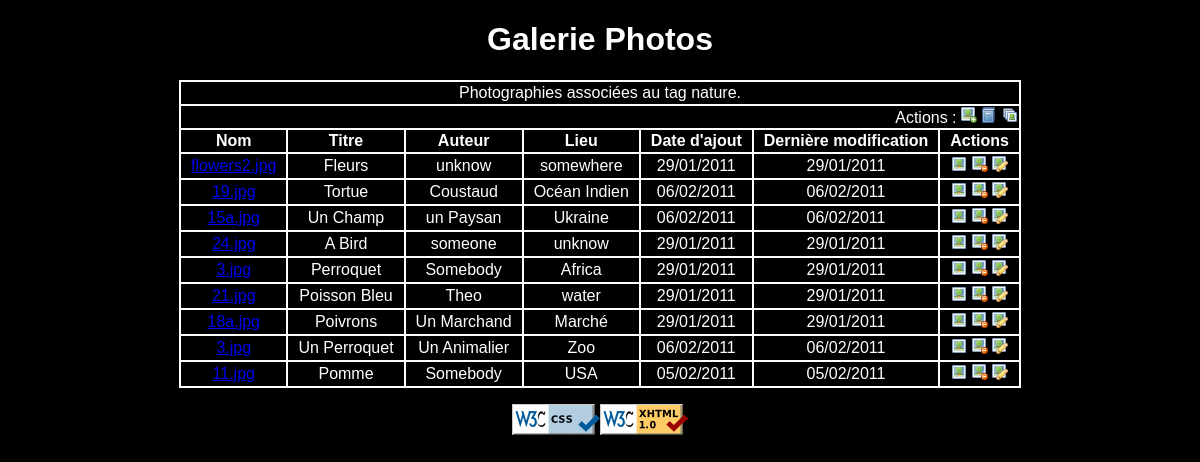
Screenshot of /index.php?tag=6 with the database file from the repository.
### tables this page shows
CREATE TABLE IF NOT EXISTS `gd_tags` (
  `id` int(11) NOT NULL AUTO_INCREMENT,
  `tag` varchar(50) NOT NULL,
  PRIMARY KEY (`id`),
  KEY `tag` (`tag`)
);

CREATE TABLE IF NOT EXISTS `gd_photos` (
  `id` int(11) NOT NULL AUTO_INCREMENT,
  `chemin_photo` text NOT NULL,
  `chemin_thumbnail` text NOT NULL,
  `nom` text NOT NULL,
  `titre_photo` varchar(100) NOT NULL,
  `auteur` varchar(50) NOT NULL,
  `lieu` varchar(100) NOT NULL,
  `date_up` date NOT NULL,
  `date_modify` date NOT NULL,
  `ip_add` varchar(15) NOT NULL,
  `ip_modify` varchar(15) NOT NULL,
  PRIMARY KEY (`id`)
);

### Date.class.php (called while the page is built, shortened)
<?php
Class Date {
	public static function DateSQLToFrench($date){
		$date=explode("-",$date);
		$date_s=$date[2]."/".$date[1]."/".$date[0];
		return $date_s;
	}
}
?>

### index.php (the view, shortened to what this page needs)
<?php
require_once('Date.class.php');
if(isset($_GET['tag'])){$tag = $_GET['tag'];} else{$tag = "";}
$Erreur="";
$nom_tag="";
if($tag == ""){
	$sql = "SELECT id, nom, titre_photo, auteur, lieu, date_up, date_modify FROM gd_photos;";
}
else{
	$sql = "SELECT id, nom, titre_photo, auteur, lieu, date_up, date_modify FROM gd_photos
			WHERE id IN (SELECT id_ph FROM gd_liensphta WHERE id_ta='".mysql_escape_string($tag)."');";
}
$result = mysql_query($sql);
if (!$result){
	die('Requete invalide : ' . mysql_error());
}
else {
	if(mysql_num_rows($result) > 0){
		while ($row =mysql_fetch_assoc($result)){
	        $tableau_photos[$row['id']]=$row;
		}
	}
	else {
		$Erreur="Pas de photos à afficher.";
	}
}
if($tag != ""){
	$sql = "SELECT tag FROM gd_tags WHERE id='".mysql_escape_string($tag)."';";
	$result = mysql_query($sql);
	if (!$result){
		die('Requete invalide : ' . mysql_error());
	}
	else {
		if(mysql_num_rows($result) == 1){
			while ($row =mysql_fetch_row($result)){
		        $nom_tag=$row[0];
			}
		}
	}
}
?>
<!DOCTYPE html PUBLIC "-//W3C//DTD XHTML 1.0 Strict//EN" "http://www.w3.org/TR/xhtml1/DTD/xhtml1-strict.dtd">
<html xmlns="http://www.w3.org/1999/xhtml" lang="fr" xml:lang="fr">
<head>
<link rel="stylesheet" href="style.css" type="text/css"></link>
</head>
<body>
	<h1>Galerie Photos</h1>
	<table class="index">
	<?php
		if($nom_tag!=""){
			echo "<tr class=\"index\"><td colspan=\"7\" class=\"index\">Photographies associées au tag $nom_tag.</td></tr> ";
		}
	?>
		<tr  class="index">
		<td colspan="7" class="menu_table">Actions : <a href="upload.php"><img src="pictures/picture_add.png" alt="Upload" title="Ajouter une image" /></a>
			<a href="tags.php"><img src="pictures/book.png" alt="Gestion tags" title="Gestion des tags" /></a>
			<a href="index.php"><img src="pictures/pictures.png" alt="Index" title="Recharger cette page sans option." /></a>
			</td>
		</tr>
		<tr class="titre">
			<td  class="index">Nom</td>
			<td  class="index">Titre</td>
			<td  class="index">Auteur</td>
			<td  class="index">Lieu</td>
			<td  class="index">Date d'ajout</td>
			<td  class="index">Derni&egrave;re modification</td>
			<td  class="index">Actions</td>
		</tr>
	<?php
		if($Erreur==""){
			foreach($tableau_photos as $key => $value){
				echo "
					<tr  class=\"index\">
						<td  class=\"index\"><a href=\"picture.php?picture=view_".$value['id']."\">".$value['nom']."</a></td>
						<td  class=\"index\">".$value['titre_photo']."</td>
						<td  class=\"index\">".$value['auteur']."</td>
						<td  class=\"index\">".$value['lieu']."</td>
						<td  class=\"index\">".Date::DateSQLToFrench($value['date_up'])."</td>
						<td  class=\"index\">".Date::DateSQLToFrench($value['date_modify'])."</td>
						<td  class=\"index\">
							<a href=\"picture.php?picture=view_".$value['id']."\" ><img src=\"pictures/picture.png\" alt=\"Visualiser Photo\" title=\"Visualiser la photo\" /></a>
							<a href=\"picture.php?picture=dele_".$value['id']."\" ><img src=\"pictures/picture_delete.png\" alt=\"Suppression Photo\" title=\"Supprimer la photo\" /></a>
							<a href=\"edit.php?id=".$value['id']."\" ><img src=\"pictures/picture_edit.png\" alt=\"Edition Photo\" title=\"Editer la photo\" /></a>
						</td>
					</tr>
				";
			}
		}
		else{
			echo "<tr  class=\"index\"><td colspan=\"7\" class=\"index\"><p class=\"Erreurs1\">$Erreur</p></td></tr>";
		}
	?>
	</table>
	<?php require_once('footer.php'); ?>
</body>
</html>

### style.css (style rules this page uses)
body { font-family:arial, verdana, sans-serif; background-color:black; color:#FFFFFF; }
img { border:0px; }
h1, h2.mil { text-align:center; }
.titre { font-weight:bold; }
.menu_table { text-align:right; }
table.index { border:2px solid white; margin:auto; border-collapse:collapse; }
tr.index { border:2px solid white; }
td.index { text-align:center; border:2px solid white; padding:2px 10px 2px 10px; }

### rows the page displays
gd_tags: tag "nature"
gd_photos: nom "flowers2.jpg", titre_photo "Fleurs", auteur "unknow", lieu "somewhere", date_up "29/01/2011", date_modify "29/01/2011"
gd_photos: nom "19.jpg", titre_photo "Tortue", auteur "Coustaud", lieu "Océan Indien", date_up "06/02/2011", date_modify "06/02/2011"
gd_photos: nom "15a.jpg", titre_photo "Un Champ", auteur "un Paysan", lieu "Ukraine", date_up "06/02/2011", date_modify "06/02/2011"
gd_photos: nom "24.jpg", titre_photo "A Bird", auteur "someone", lieu "unknow", date_up "29/01/2011", date_modify "29/01/2011"
gd_photos: nom "3.jpg", titre_photo "Perroquet", auteur "Somebody", lieu "Africa", date_up "29/01/2011", date_modify "29/01/2011"
gd_photos: nom "21.jpg", titre_photo "Poisson Bleu", auteur "Theo", lieu "water", date_up "29/01/2011", date_modify "29/01/2011"
gd_photos: nom "18a.jpg", titre_photo "Poivrons", auteur "Un Marchand", lieu "Marché", date_up "29/01/2011", date_modify "29/01/2011"
gd_photos: nom "3.jpg", titre_photo "Un Perroquet", auteur "Un Animalier", lieu "Zoo", date_up "06/02/2011", date_modify "06/02/2011"
gd_photos: nom "11.jpg", titre_photo "Pomme", auteur "Somebody", lieu "USA", date_up "05/02/2011", date_modify "05/02/2011"
